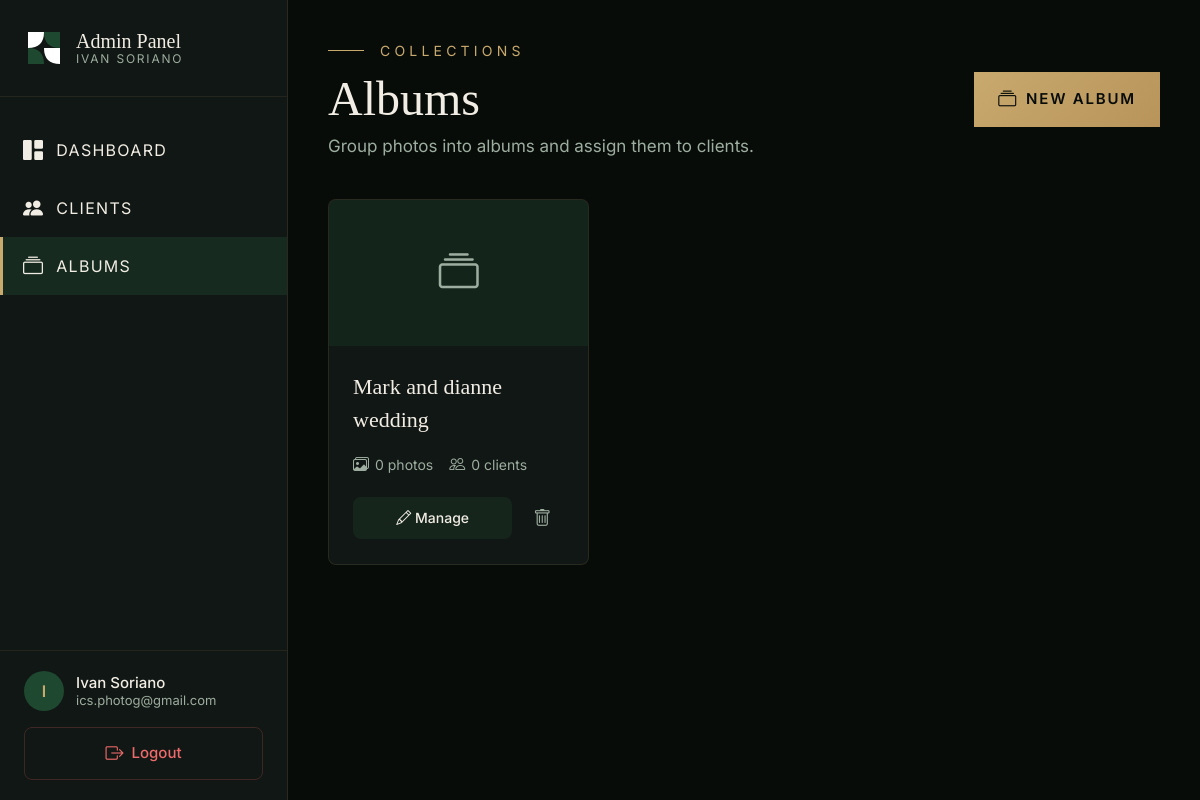
/admin/albums (signed in), run on an earlier commit of the app's database.
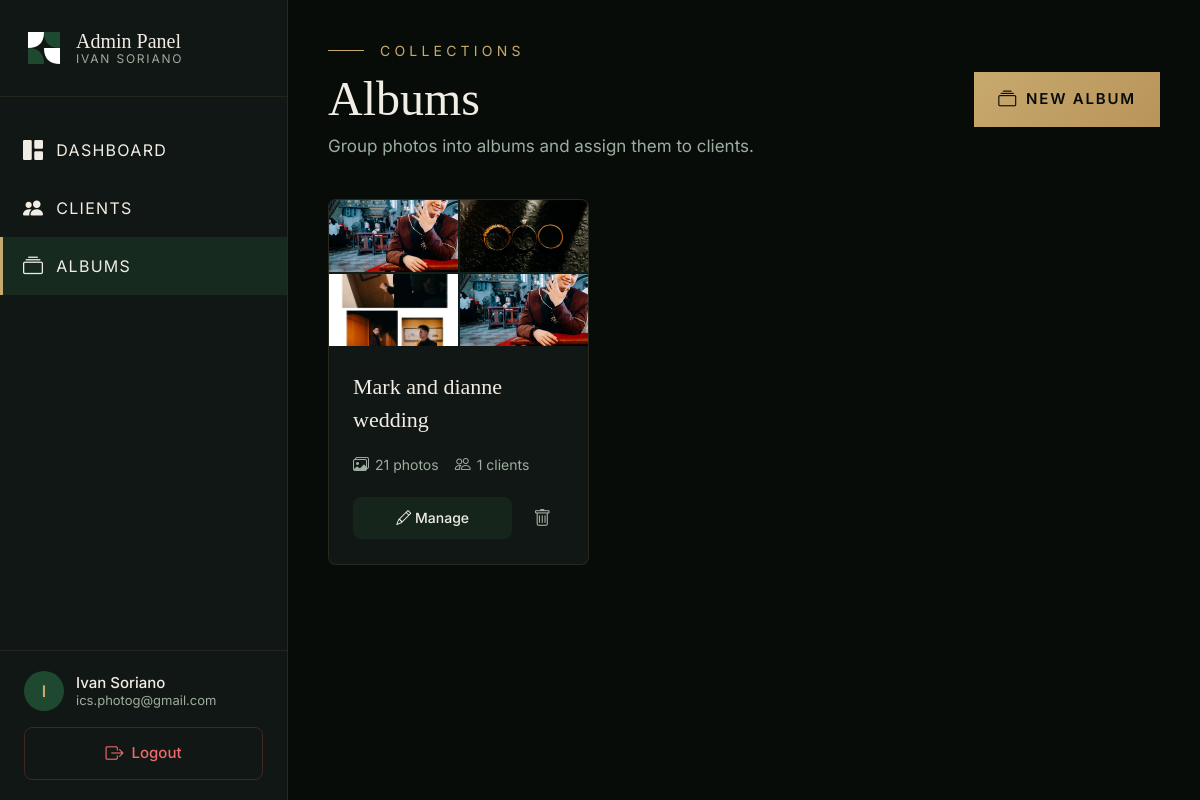
And on a later commit of the database.
### models.py (models this page shows, shortened)
class User(UserMixin, db.Model):
    __tablename__ = "users"
    id = db.Column(db.Integer, primary_key=True)
    email = db.Column(db.String(120), unique=True, nullable=False)
    password_hash = db.Column(db.String(256), nullable=False)
    role = db.Column(db.String(20), nullable=False, default="client")  # 'admin' or 'client'
    name = db.Column(db.String(100), nullable=False, default="")
    created_at = db.Column(db.DateTime, default=datetime.utcnow)
    assignments = db.relationship("PhotoAssignment", backref="client", foreign_keys="PhotoAssignment.client_id", cascade="all, delete-orphan")
    @property
    def is_admin(self):
        return self.role == "admin"

class Album(db.Model):
    __tablename__ = "albums"
    id = db.Column(db.Integer, primary_key=True)
    name = db.Column(db.String(200), nullable=False)
    description = db.Column(db.Text, nullable=True)
    created_at = db.Column(db.DateTime, default=datetime.utcnow)
    created_by = db.Column(db.Integer, db.ForeignKey("users.id"), nullable=True)
    creator = db.relationship("User", foreign_keys=[created_by])
    photos = db.relationship("AlbumPhoto", backref="album", cascade="all, delete-orphan", order_by="AlbumPhoto.added_at.desc()")
    assignments = db.relationship("AlbumAssignment", backref="album", cascade="all, delete-orphan")

class AlbumPhoto(db.Model):
    __tablename__ = "album_photos"
    id = db.Column(db.Integer, primary_key=True)
    album_id = db.Column(db.Integer, db.ForeignKey("albums.id"), nullable=False)
    photo_id = db.Column(db.Integer, db.ForeignKey("photos.id"), nullable=False)
    added_at = db.Column(db.DateTime, default=datetime.utcnow)
    photo = db.relationship("Photo")
    __table_args__ = (db.UniqueConstraint("album_id", "photo_id", name="uq_album_photo"),)

class Photo(db.Model):
    __tablename__ = "photos"
    id = db.Column(db.Integer, primary_key=True)
    filename = db.Column(db.String(255), nullable=False)
    original_name = db.Column(db.String(255), nullable=False)
    title = db.Column(db.String(200), nullable=True)
    uploaded_at = db.Column(db.DateTime, default=datetime.utcnow)
    uploaded_by = db.Column(db.Integer, db.ForeignKey("users.id"), nullable=True)
    uploader = db.relationship("User", foreign_keys=[uploaded_by])
    assignments = db.relationship("PhotoAssignment", backref="photo", cascade="all, delete-orphan")

### admin.py (the view)
@admin_bp.route("/albums")
@admin_required
def albums():
    all_albums = Album.query.order_by(Album.created_at.desc()).all()
    all_clients = User.query.filter_by(role="client").order_by(User.name).all()
    return render_template("admin/albums.html", albums=all_albums, clients=all_clients)

### admin.py (called while the page is built)
def admin_required(f):
    @wraps(f)
    @login_required
    def decorated(*args, **kwargs):
        if not current_user.is_admin:
            return redirect(url_for("client.gallery"))
        return f(*args, **kwargs)
    return decorated

### app.py (called while the page is built)
@login_manager.user_loader
def load_user(user_id):
    return User.query.get(int(user_id))

### templates/admin/albums.html (shortened to what this page needs)
{% extends "admin/base.html" %}
{% block content %}
<div class="admin-animate">
  <div class="flex items-center justify-between mb-10">
    <div>
      <div class="flex items-center gap-4 mb-3">
        <div style="width: 36px; height: 1px; background-color: var(--isp-gold);"></div>
        <span class="uppercase" style="font-family: var(--font-body); color: var(--isp-gold); letter-spacing: 0.3em; font-size: 14px;">Collections</span>
      </div>
      <h1 style="font-family: var(--font-display); color: var(--isp-cream); font-size: 48px; font-weight: 300; line-height: 1.1;">Albums</h1>
      <p class="mt-2" style="color: var(--isp-text-muted); font-size: 17px;">Group photos into albums and assign them to clients.</p>
    </div>
    <button onclick="document.getElementById('create-album-modal').style.display='flex'"
      class="admin-btn px-6 py-3.5 flex items-center gap-2" style="font-size: 15px;">
      <i class="bi bi-collection" style="font-size: 18px;"></i> New Album
    </button>
  </div>
  {% if albums %}
  <div class="grid grid-cols-1 md:grid-cols-2 lg:grid-cols-3 gap-6">
    {% for album in albums %}
    <div class="admin-card rounded-lg overflow-hidden">
      <a href="/admin/albums/{{ album.id }}" class="block">
        <div class="grid grid-cols-2 gap-0.5" style="aspect-ratio: 16/9; background-color: rgba(31,72,48,0.15);">
          {% set album_photos = album.photos[:4] %}
          {% if album_photos|length > 0 %}
            {% for ap in album_photos %}
            <div style="overflow: hidden;">
              <img src="{{ url_for('static', filename='uploads/' + ap.photo.filename) }}" alt="" style="width: 100%; height: 100%; object-fit: cover;" />
            </div>
            {% endfor %}
          {% else %}
            <div class="col-span-2 flex items-center justify-center" style="background-color: rgba(31,72,48,0.15);">
              <i class="bi bi-collection" style="font-size: 40px; color: var(--isp-text-muted);"></i>
            </div>
          {% endif %}
        </div>
      </a>
      <div class="p-6">
        <a href="/admin/albums/{{ album.id }}">
          <h3 style="font-family: var(--font-display); color: var(--isp-cream); font-size: 22px; font-weight: 400;">{{ album.name }}</h3>
        </a>
        <div class="flex items-center gap-4 mt-4">
          <span class="inline-flex items-center gap-1.5" style="color: var(--isp-text-muted); font-size: 14px;">
            <i class="bi bi-images" style="font-size: 16px;"></i> {{ album.photos|length }} photos
          </span>
          <span class="inline-flex items-center gap-1.5" style="color: var(--isp-text-muted); font-size: 14px;">
            <i class="bi bi-people" style="font-size: 16px;"></i> {{ album.assignments|length }} clients
          </span>
        </div>
        <div class="flex items-center gap-2 mt-5">
          <a href="/admin/albums/{{ album.id }}" class="flex-1 text-center py-2.5 rounded-lg transition-all" style="background-color: rgba(31,72,48,0.3); color: var(--isp-cream); font-size: 14px; font-weight: 500;">
            <i class="bi bi-pencil" style="font-size: 15px;"></i> Manage
          </a>
          <button onclick="deleteAlbum({{ album.id }}, '{{ album.name }}')"
            class="inline-flex items-center justify-center w-11 h-11 rounded-lg transition-all hover:bg-red-900/30"
            style="color: var(--isp-text-muted);" title="Delete">
            <i class="bi bi-trash" style="font-size: 18px;"></i>
          </button>
        </div>
      </div>
    </div>
    {% endfor %}
  </div>
  {% endif %}
</div>
{% endblock %}

### templates/admin/base.html (shortened to what this page needs)
<!DOCTYPE html>
<html lang="en">
<head>
  <script src="https://cdn.tailwindcss.com"></script>
  <link rel="stylesheet" href="https://cdn.jsdelivr.net/npm/bootstrap-icons@1.11.3/font/bootstrap-icons.min.css">
  <link rel="stylesheet" href="{{ url_for('static', filename='css/styles.css') }}" />
</head>
<body style="background-color: var(--isp-bg); font-family: var(--font-body); min-height: 100vh;">
  <div class="flex min-h-screen">
    <aside class="fixed lg:sticky top-0 left-0 h-screen w-72 z-50 flex flex-col transition-transform duration-300 -translate-x-full lg:translate-x-0"
      id="admin-sidebar"
      style="background-color: var(--isp-bg-card); border-right: 1px solid rgba(200,169,110,0.12);">
      <div class="px-6 py-7" style="border-bottom: 1px solid rgba(200,169,110,0.1);">
        <a href="/admin/dashboard" class="flex items-center gap-3">
          <svg width="40" height="40" viewBox="0 0 100 100" fill="none" xmlns="http://www.w3.org/2000/svg">
            <path d="M10 10 H50 Q50 50 10 50 Z" fill="white" />
            <path d="M50 10 H90 V50 Q50 50 50 10 Z" fill="#1F4830" />
            <path d="M10 50 Q50 50 50 90 H10 Z" fill="#1F4830" />
            <path d="M50 50 Q50 90 90 90 V50 Z" fill="white" />
          </svg>
          <div class="flex flex-col leading-none">
            <span style="font-family: var(--font-display); color: var(--isp-cream); font-size: 20px; font-weight: 400;">
              Admin Panel
            </span>
            <span style="font-family: var(--font-body); color: var(--isp-text-muted); font-size: 12px; letter-spacing: 0.15em; text-transform: uppercase; margin-top: 2px;">
              Ivan Soriano
            </span>
          </div>
        </a>
      </div>
      <nav class="flex-1 py-6 overflow-y-auto">
        <a href="/admin/dashboard" class="admin-nav-link" style="color: var(--isp-cream);">
          <i class="bi bi-grid-1x2-fill" style="font-size: 20px;"></i> Dashboard
        </a>
        <a href="/admin/clients" class="admin-nav-link" style="color: var(--isp-cream);">
          <i class="bi bi-people-fill" style="font-size: 20px;"></i> Clients
        </a>
        <a href="/admin/albums" class="admin-nav-link" style="color: var(--isp-cream);">
          <i class="bi bi-collection" style="font-size: 20px;"></i> Albums
        </a>
      </nav>
      <div class="px-6 py-5" style="border-top: 1px solid rgba(200,169,110,0.1);">
        <div class="flex items-center gap-3 mb-4">
          <div class="w-10 h-10 rounded-full flex items-center justify-center" style="background-color: var(--isp-green); color: var(--isp-gold); font-size: 16px; font-weight: 600;">
            {{ current_user.name[0] if current_user.name else 'A' }}
          </div>
          <div class="flex flex-col leading-tight">
            <span style="color: var(--isp-cream); font-size: 15px; font-weight: 500;">{{ current_user.name }}</span>
            <span style="color: var(--isp-text-muted); font-size: 13px;">{{ current_user.email }}</span>
          </div>
        </div>
        <a href="/logout" class="flex items-center justify-center gap-2 w-full py-3 rounded-lg transition-all hover:bg-red-900/30" style="color: #ef6b6b; font-size: 15px; font-weight: 500; border: 1px solid rgba(239,107,107,0.2);">
          <i class="bi bi-box-arrow-right" style="font-size: 18px;"></i> Logout
        </a>
      </div>
    </aside>
    <div class="flex-1 min-w-0">
      <main class="px-6 lg:px-10 py-10">
        {% block content %}{% endblock %}
      </main>
    </div>
  </div>
</body>
</html>

### static/css/styles.css (style rules this page uses)
:root { --isp-green: #1F4830; --isp-green-light: #2D5A3D; --isp-green-dark: #152E20; --isp-cream: #F2EDE4; --isp-gold: #C8A96E; --isp-bg: #080C09; --isp-bg-card: #111714; --isp-bg-section: #0D120F; --isp-text-muted: #9DAD9F; --font-display: 'Cormorant Garamond', Georgia, serif; --font-body: 'Inter', system-ui, sans-serif; }
* { margin: 0; padding: 0; box-sizing: border-box; }
html, body { height: 100%; }
body { background-color: var(--isp-bg); font-family: var(--font-body); color: var(--isp-cream); -webkit-font-smoothing: antialiased; -moz-osx-font-smoothing: grayscale; }
html { scroll-behavior: smooth; }

### templates/admin/base.html (style rules this page uses)
.admin-nav-link { display: flex; align-items: center; gap: 12px; padding: 14px 20px; font-size: 16px; letter-spacing: 0.08em; text-transform: uppercase; transition: all 0.3s ease; border-left: 3px solid transparent; }
.admin-nav-link.active { background-color: rgba(31,72,48,0.4); border-left-color: var(--isp-gold); color: var(--isp-gold); }
.admin-card { background-color: var(--isp-bg-card); border: 1px solid rgba(200,169,110,0.12); transition: border-color 0.3s ease, transform 0.3s ease; }
.admin-btn { background: linear-gradient(135deg, var(--isp-gold), #B8945A); color: var(--isp-bg); font-weight: 600; letter-spacing: 0.12em; text-transform: uppercase; transition: transform 0.2s ease, box-shadow 0.3s ease; }
.admin-animate { animation: fadeInUp 0.5s ease-out; }

What changed in the data, as far as the page shows it:
computed for Album "Mark and dianne wedding": photos|length "0" → "21"; assignments|length "0" → "1"
added AlbumPhoto: filename (picture)
added AlbumPhoto: filename (picture)
added AlbumPhoto: filename (picture)
added AlbumPhoto: filename (picture)
